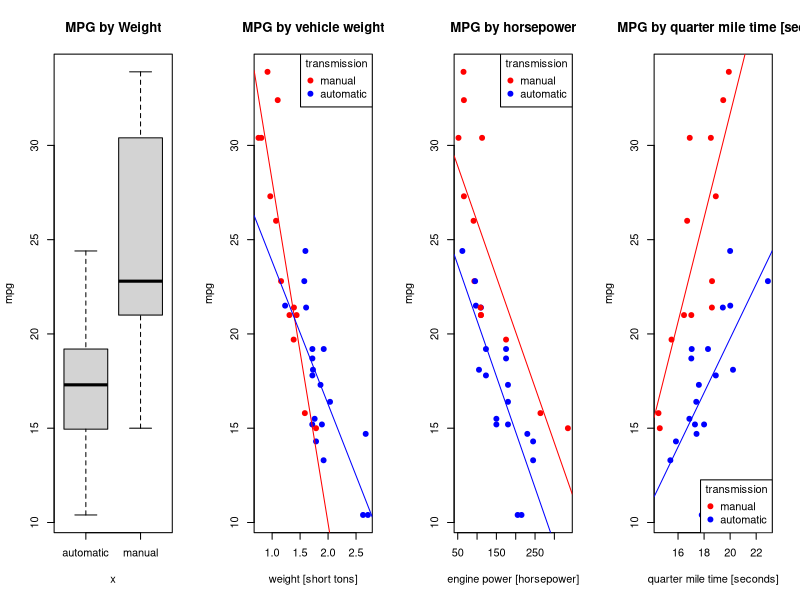
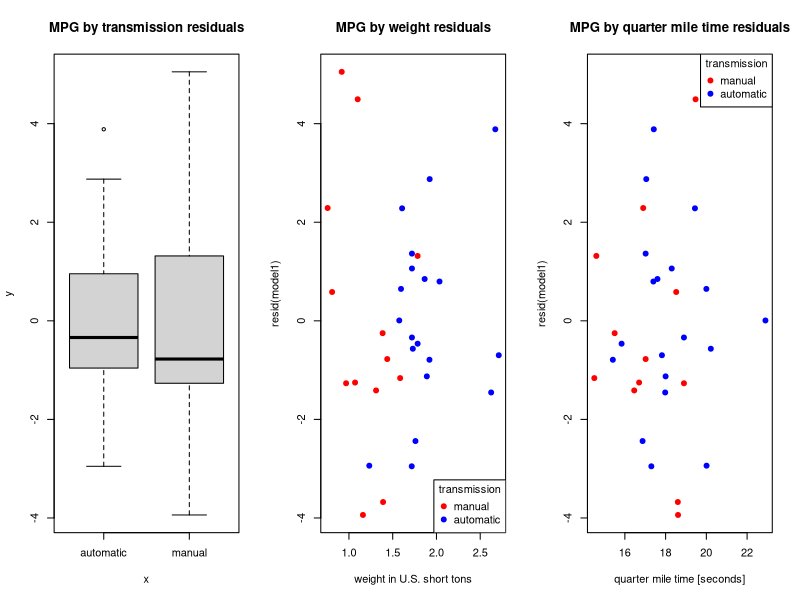
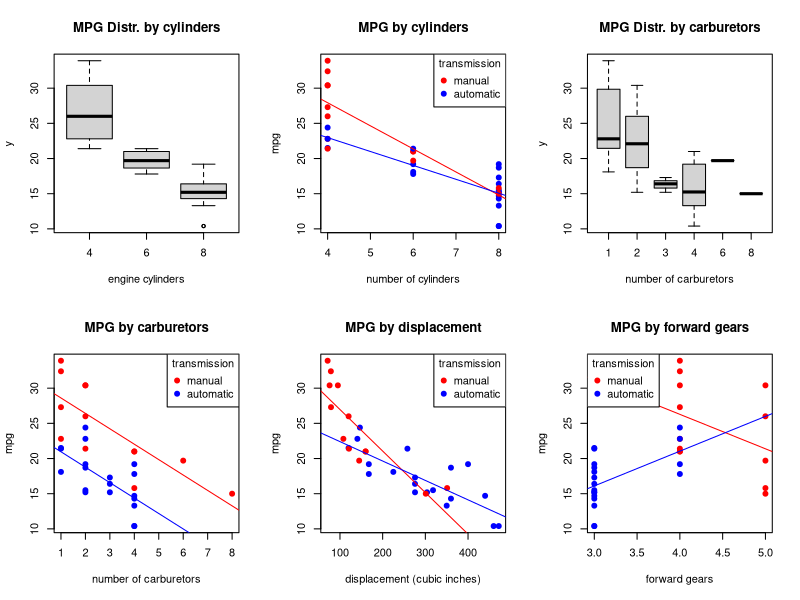

These charts were generated, in order, by the following R code:
## ---- chunk 1
library(knitr)
opts_knit$set(fig.keep='high', fig.path='figures/', dev='png',
              warning=FALSE, message=FALSE)
setwd("F:/2014/Coursera/Data Science/Regression_Models/Week 3/Quiz 3/")
## ---- chunk 2
model.all <- lm(mpg ~ factor(am) + factor(cyl) + factor(carb) + factor(vs) + factor(gear) + disp + hp + drat + wt + qsec, mtcars)
summary1 <- summary(model.all)
model1 <- step(model.all)
summary2 <- summary(model1)
summary2$call
## ---- chunk 3
data(mtcars)
pch1 = 19
par("mfrow" = c(1,4))
with(mtcars, plot(factor(ifelse(am, "manual", "automatic")), mpg, main = "MPG by Weight", ylab = "mpg"))
with(mtcars, plot(wt / 2, mpg, col=ifelse(am, "red", "blue"), pch = pch1, main = "MPG by vehicle weight", xlab = "weight [short tons]"))
abline(lm(mpg ~ I(wt / 2), mtcars, subset = am == 1), col = "red")
abline(lm(mpg ~ I(wt / 2), mtcars, subset = am == 0), col = "blue")
legend("topright", col=c("red","blue"), pch = pch1, legend = c("manual", "automatic"), title = "transmission")
with(mtcars, plot(hp, mpg, col=ifelse(am, "red", "blue"), pch = pch1, main = "MPG by horsepower", xlab = "engine power [horsepower]"))
abline(lm(mpg ~ hp, mtcars, subset = am == 1), col = "red")
abline(lm(mpg ~ hp, mtcars, subset = am == 0), col = "blue")
legend("topright", col=c("red","blue"), pch = pch1, legend = c("manual", "automatic"), title = "transmission")
with(mtcars, plot(qsec, mpg, col=ifelse(am, "red", "blue"), pch = pch1, main = "MPG by quarter mile time [sec]", xlab = "quarter mile time [seconds]"))
abline(lm(mpg ~ qsec, mtcars, subset = am == 1), col = "red")
abline(lm(mpg ~ qsec, mtcars, subset = am == 0), col = "blue")
legend("bottomright", col=c("red","blue"), pch = pch1, legend = c("manual", "automatic"), title = "transmission")

## ---- chunk 4
par("mfrow" = c(1,3))
with(mtcars, plot(factor(ifelse(am, "manual", "automatic")), resid(model1), main = "MPG by transmission residuals"))
with(mtcars, plot(wt / 2, resid(model1), col=ifelse(am, "red", "blue"), pch = pch1, main = "MPG by weight residuals", xlab = "weight in U.S. short tons"))
legend("bottomright", col=c("red","blue"), pch = pch1, legend = c("manual", "automatic"), title = "transmission")
with(mtcars, plot(qsec, resid(model1), col=ifelse(am, "red", "blue"), pch = pch1, main = "MPG by quarter mile time residuals", xlab = "quarter mile time [seconds]"))
legend("topright", col=c("red","blue"), pch = pch1, legend = c("manual", "automatic"), title = "transmission")
## ---- chunk 5
par("mfrow" = c(2,3))
with(mtcars, plot(factor(cyl), mpg, main = "MPG Distr. by cylinders", xlab = "engine cylinders"))
with(mtcars, plot(cyl, mpg, col=ifelse(am, "red", "blue"), pch = pch1, main = "MPG by cylinders", xlab = "number of cylinders"))
abline(lm(mpg ~ cyl, mtcars, subset = am == 1), col = "red")
abline(lm(mpg ~ cyl, mtcars, subset = am == 0), col = "blue")
legend("topright", col=c("red","blue"), pch = pch1, legend = c("manual", "automatic"), title = "transmission")
with(mtcars, plot(factor(carb), mpg, main = "MPG Distr. by carburetors", xlab = "number of carburetors"))
with(mtcars, plot(carb, mpg, col=ifelse(am, "red", "blue"), pch = pch1, main = "MPG by carburetors", xlab = "number of carburetors"))
abline(lm(mpg ~ carb, mtcars, subset = am == 1), col = "red")
abline(lm(mpg ~ carb, mtcars, subset = am == 0), col = "blue")
legend("topright", col=c("red","blue"), pch = pch1, legend = c("manual", "automatic"), title = "transmission")
with(mtcars, plot(disp, mpg, col=ifelse(am, "red", "blue"), pch = pch1, main = "MPG by displacement", xlab = "displacement (cubic inches)"))
abline(lm(mpg ~ disp, mtcars, subset = am == 1), col = "red")
abline(lm(mpg ~ disp, mtcars, subset = am == 0), col = "blue")
legend("topright", col=c("red","blue"), pch = pch1, legend = c("manual", "automatic"), title = "transmission")
with(mtcars, plot(gear, mpg, col=ifelse(am, "red", "blue"), pch = pch1, main = "MPG by forward gears", xlab = "forward gears"))
abline(lm(mpg ~ gear, mtcars, subset = am == 1), col = "red")
abline(lm(mpg ~ gear, mtcars, subset = am == 0), col = "blue")
legend("topleft", col=c("red","blue"), pch = pch1, legend = c("manual", "automatic"), title = "transmission")

## ---- chunk 6
summary2
